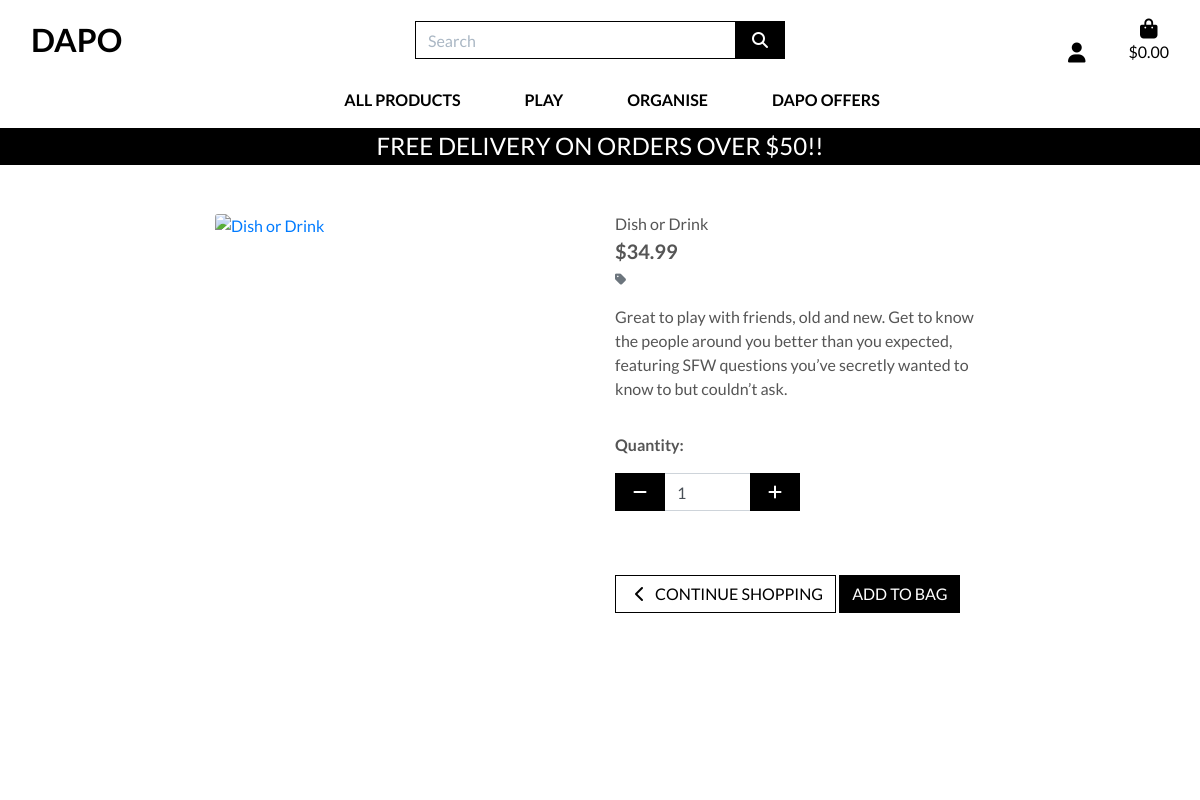
The page /products/1/ on the database as committed earlier.
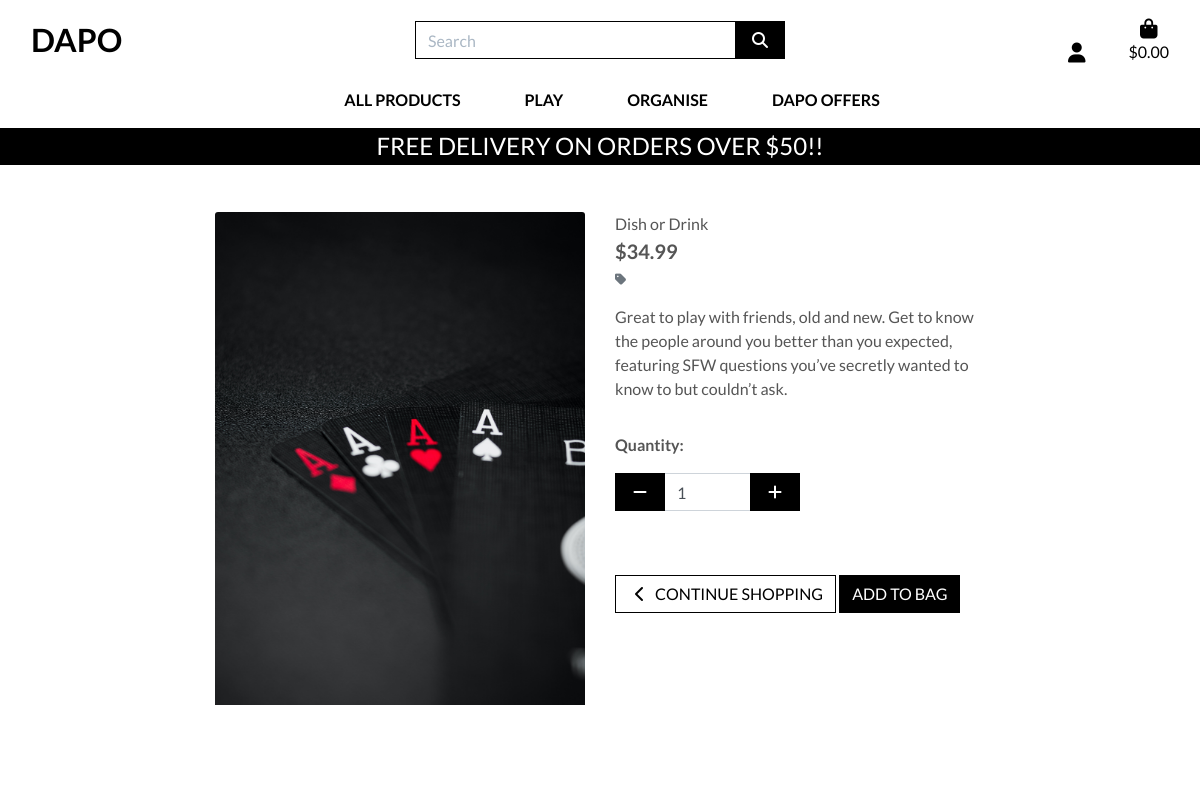
The same page on the database as committed later.
### products/models.py (models this page shows, shortened)
class Product(models.Model):
    category = models.ForeignKey('Category', null=True, blank=True, on_delete=models.SET_NULL)
    sku = models.CharField(max_length=254, null=True, blank=True)
    name = models.CharField(max_length=254)
    description = models.TextField()
    price = models.DecimalField(max_digits=6, decimal_places=2)
    image_url = models.URLField(max_length=1024, null=True, blank=True)
    image = models.ImageField(null=True, blank=True)

### products/views.py (the view)
# urls.py: path('<int:product_id>/', views.product_detail, name='product_detail'),
def product_detail(request, product_id):
    product = get_object_or_404(Product, pk=product_id)
    context = {
        'product': product,
    }
    return render(request, 'products/product_detail.html', context)

### bag/contexts.py (called while the page is built, shortened)
def bag_contents(request):
    bag_items = []
    total = 0
    product_count = 0
    bag = request.session.get('bag', {})
    if total < settings.FREE_DELIVERY_THRESHOLD:
        delivery = total * Decimal(settings.STANDARD_DELIVERY_PERCENTAGE / 100)
        free_delivery_delta = settings.FREE_DELIVERY_THRESHOLD - total
    else:
        delivery = 0
        free_delivery_delta = 0
    grand_total = delivery + total
    context = {
        'bag_items': bag_items,
        'total': total,
        'product_count': product_count,
        'delivery': delivery,
        'free_delivery_delta': free_delivery_delta,
        'free_delivery_threshold': settings.FREE_DELIVERY_THRESHOLD,
        'grand_total': grand_total,
    }
    return context

### products/templates/products/product_detail.html (shortened to what this page needs)
{% extends "base.html" %}
{% load static %}
{% block page_header %}
    <div class="container header-container">
    </div>
{% endblock %}
{% block content %}
    <div class="overlay"></div>
    <div class="container-fluid">
        <div class="row">
            <div class="col-12 col-md-6 col-lg-4 offset-lg-2">
                <div class="image-container my-5">
                    {% if product.image %}
                        <a href="{{ product.image.url }}" target="_blank">
                            <img class="card-img-top img-fluid" src="{{ product.image.url }}" alt="{{ product.name }}">
                        </a>
                        {% else %}
                        <a href="">
                            <img class="card-img-top img-fluid" src="{{ MEDIA_URL }}noimage.png" alt="{{ product.name }}">
                        </a>
                    {% endif %}
                </div>
            </div>
            <div class="col-12 col-md-6 col-lg-4">
                <div class="product-details-container mb-5 mt-md-5">
                    <p class="mb-0">{{ product.name }}</p>
                    <p class="lead mb-0 text-left font-weight-bold">${{ product.price }}</p>
                    {% if product.category %}
                    <p class="small mt-1 mb-0">
                        <a class="text-muted" href="{% url 'products' %}?category={{ product.category.name }}">
                            <i class="fas fa-tag mr-1"></i>{{ product.category.friendly_name }}
                        </a>
                    </p>
                    {% endif %}
                    <p class="mt-3">{{ product.description }}</p>
                    <form class="form" action="{% url 'add_to_bag' product.id %}" method="POST">
                        <div class="form-row">
                            {% with product.has_sizes as s %}
                            <div class="col-12">
                                <p class="mt-3"><strong>Quantity:</strong></p>
                                <div class="form-group w-50">
                                    <div class="input-group">
                                        <div class="input-group-prepend">
                                            <button class="decrement-qty btn btn-black rounded-0"
                                                data-item_id="{{ product.id }}" id="decrement-qty_{{ product.id }}">
                                                <span class="icon">
                                                    <i class="fas fa-minus"></i>
                                                </span>
                                            </button>
                                        </div>
                                        <input class="form-control qty_input" type="number"
                                            name="quantity" value="1" min="1" max="6"
                                            data-item_id="{{ product.id }}"
                                            id="id_qty_{{ product.id }}">
                                        <div class="input-group-append">
                                            <button class="increment-qty btn btn-black rounded-0"
                                                data-item_id="{{ product.id }}" id="increment-qty_{{ product.id }}">
                                                <span class="icon">
                                                    <i class="fas fa-plus"></i>
                                                </span>
                                            </button>
                                        </div>
                                    </div>
                                </div>
                            </div>
                            <div class="col{% if s %}-12 mt-2{% endif %}">
                                <a href="{% url 'products' %}" class="btn btn-outline-black rounded-0 mt-5">
                                    <span class="icon">
                                        <i class="fas fa-chevron-left"></i>
                                    </span>
                                    <span class="text-uppercase">Continue Shopping</span>
                                </a>
                                <input type="submit" class="btn btn-black rounded-0 text-uppercase mt-5" value="Add to Bag">
                            </div>
                            {% endwith %}
                        </div>
                    </form>
                </div>
            </div>
        </div>
    </div>
{% endblock %}

### templates/base.html (shortened to what this page needs)
{% load static %}
<!doctype html>
<html lang="en">
  <head>
    {% block corecss %}
    <link rel="stylesheet" href="https://stackpath.bootstrapcdn.com/bootstrap/4.4.1/css/bootstrap.min.css">
        <link rel="stylesheet" href="{% static 'css/base.css' %}">
    {% endblock %}
  </head>
  <body>
    <header class="container-fluid fixed-top">
        <div id="topnav" class="row bg-white pt-lg-2 d-none d-lg-flex">
            <div class="col-12 col-lg-4 my-auto py-1 py-lg-0 text-center text-lg-left">
                <a href="{% url 'home' %}" class="nav-link main-logo-link">
                    <h2 class="logo-font text-black my-0"><strong>DAPO</strong></h2>
                </a>
            </div>
            <div class="col-12 col-lg-4 my-auto py-1 py-lg-0">
                <form method="GET" action="{% url 'products' %}">
                    <div class="input-group w-100">
                        <input class="form-control border border-black rounded-0" type="text" name="q" placeholder="Search">
                        <div class="input-group-append">
                            <button class="form-control btn btn-black border border-black rounded-0" type="submit">
                                <span class="icon">
                                    <i class="fas fa-search"></i>
                                </span>
                            </button>
                        </div>
                    </div>
                </form>
            </div>
            <div class="col-12 col-lg-4 my-auto py-1 py-lg-0">
                <ul class="list-inline list-unstyled text-center text-lg-right my-0">
                    <li class="list-inline-item dropdown">
                        <a class="text-black nav-link" href="#" id="user-options" data-toggle="dropdown" aria-haspopup="true" aria-expanded="false">
                            <div class="text-center">
                                <div><i class="fas fa-user fa-lg"></i></div>
                            </div>
                        </a>
                    </li>
                    <li class="list-inline-item">
                        <a class="{% if grand_total %}text-info font-weight-bold{% else %}text-black{% endif %} nav-link" href="{% url 'view_bag' %}">
                            <div class="text-center">
                                <div><i class="fas fa-shopping-bag fa-lg"></i></div>
                                <p class="my-0">
                                    {% if grand_total %}
                                        ${{ grand_total|floatformat:2 }}
                                    {% else %}
                                        $0.00
                                    {% endif %}
                                </p>
                            </div>
                        </a>
                    </li>
                </ul>
            </div>
        </div>
        <div class="row bg-white">
            <nav class="navbar navbar-expand-lg navbar-light w-100">
                {% include 'includes/main-nav.html' %}
            </nav>
        </div>
        <div id="delivery-banner" class="row text-center">
            <div class="col bg-black text-white">
                <h4 class="logo-font my-1">Free delivery on orders over ${{ free_delivery_threshold }}!!</h4>
            </div>
        </div>
    </header>
    {% block page_header %}
    {% endblock %}
    {% block content %}
    {% endblock %}
  </body>
</html>

### templates/includes/main-nav.html (shortened to what this page needs)
<div class="collapse navbar-collapse" id="main-nav">
    <ul class="navbar-nav w-auto mx-auto">
        <li class="nav-item dropdown">
            <a class="logo-font font-weight-bold nav-link text-black mr-5" href="#" id="all-products-link" data-toggle="dropdown" aria-haspopup="true" aria-expanded="false">
                All Products
            </a>
        </li>
        <li class="nav-item dropdown">
            <a class="logo-font font-weight-bold nav-link text-black mr-5" href="#" id="play-link" data-toggle="dropdown" aria-haspopup="true" aria-expanded="false">
                Play
            </a>
        </li>
        <li class="nav-item dropdown">
            <a class="logo-font font-weight-bold nav-link text-black mr-5" href="#" id="organise-link" data-toggle="dropdown" aria-haspopup="true" aria-expanded="false">
                Organise
            </a>
        </li>
        <li class="nav-item dropdown">
            <a class="logo-font font-weight-bold nav-link text-black" href="#" id="offers-link" data-toggle="dropdown" aria-haspopup="true" aria-expanded="false">
                DAPO Offers
            </a>
        </li>
    </ul>
</div>

### static/css/base.css (style rules this page uses)
html { height: 100%; }
body { background: url(/static/Joyful-young-friends.jpg) no-repeat center center fixed; background-size: cover; height: calc(100vh - 164px); color: #555; font-family: 'Lato'; }
.icon { align-items: center; display: inline-flex; justify-content: center; height: 1.5rem; width: 1.5rem; }
.logo-font { text-transform: uppercase; }
.main-logo-link { width: fit-content; }
.btn-black { background: black; color: white; }
.btn-outline-black { background: white; color: black !important; border: 1px solid black; }
.text-black { color: #000 !important; }
.border-black { border: 1px solid black !important; }
.bg-black { background: #000 !important; }
.overlay { height: 100%; width: 100%; top: 0; left: 0; position: fixed; background: white; z-index: -1; }
input[name='q']::placeholder { color: #aab7c4; }
@media (min-width: 1200px) { .container { max-width: 80%; } }
@media (min-width: 992px) { .header-container { padding-top: 164px; } }

Rows that differ between the two databases and show on the page:
changed Product "Dish or Drink": image: picture added
